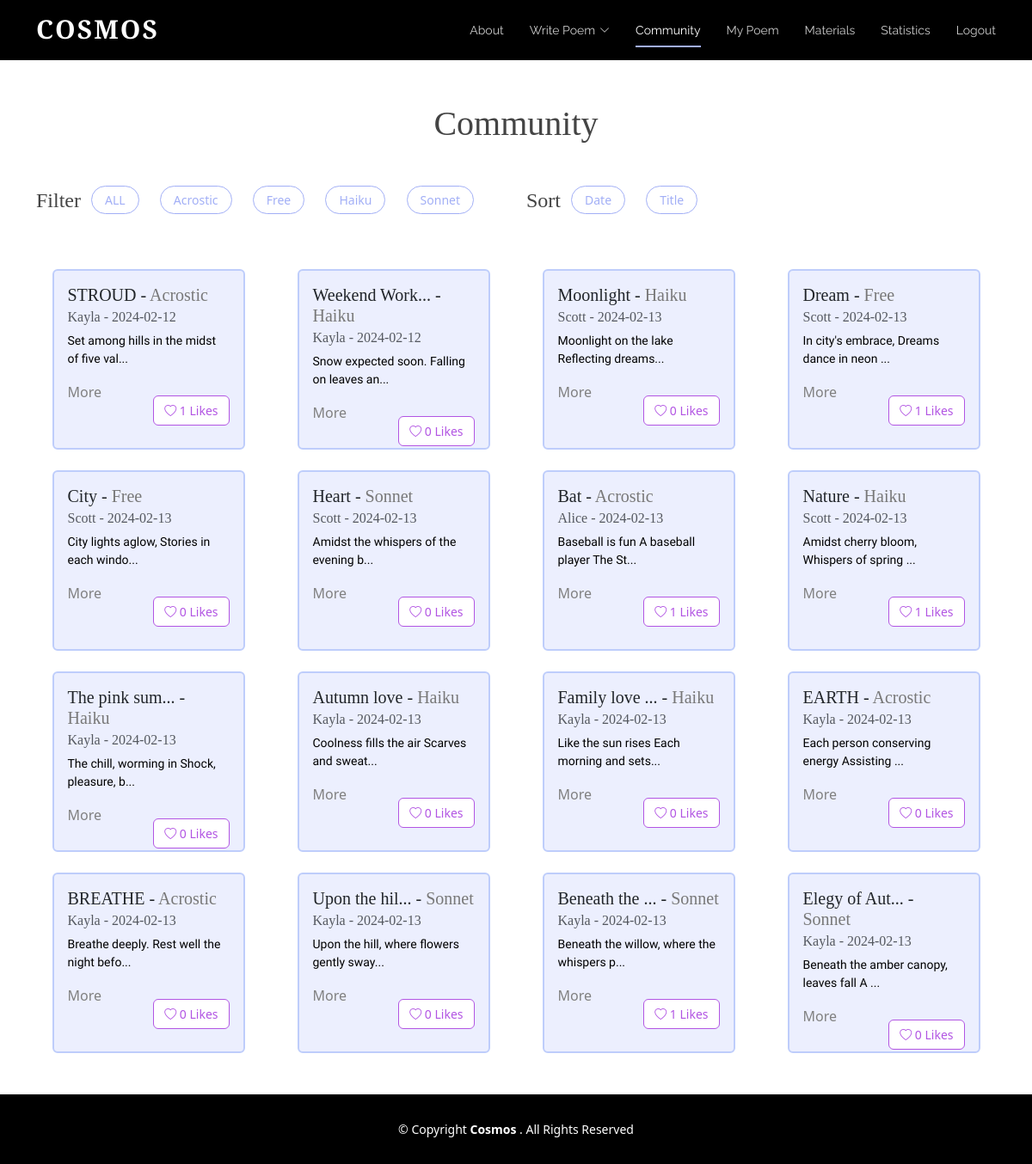
Screenshot of /board (signed in) with the database file from the repository.
### tables this page shows
CREATE TABLE "Poem" (
	"username"	TEXT,
	"content"	TEXT,
	"date"	TEXT,
	"title"	TEXT,
	"type"	TEXT
, "id"	INTEGER, "numLikes"	INTEGER, "sentiment"	INTEGER);

### app.py (the view)
@app.route("/board", methods=['GET', 'POST'])
def board():
	isLogin = False
	if request.method == "POST":
		pass
	else:
		isLogin = True
		conn = sqlite3.connect('static/database.db')
		cursor = conn.cursor()
		query = """
			SELECT P.username, P.content, P.date, P.title, P.type,P.id, P.numLikes,
				   COALESCE(L.liked, 0) AS liked
			FROM Poem P
			LEFT JOIN Likes L ON P.id = L.poem_id AND L.username = ?
		"""
		cursor.execute(query, (session.get("username"),))
		rows = cursor.fetchall()
		num_poems = len(rows)
		usernames = []  # ["scott", "alice"]
		contents = []  # ["poem...", "poem2..."]
		dates = []  # ["2023-12-12", "2022-10-10"]
		titles = []
		types = []
		likes = []
		ids = []
		num_likes = []
		for row in rows:
			usernames.append(row[0])
			contents.append(row[1])
			dates.append(row[2])
			titles.append(row[3])
			types.append(row[4].title())
			likes.append(row[7])
			num_likes.append(row[6])
			ids.append(row[5])
		print(likes)
		print(ids)
		print("AAAAA",num_poems)
		if "username" not in session:
			isLogin = False
			return redirect(url_for('login'))
		else:
			isLogin = True
		return render_template('board.html',ids=ids, usernames=usernames, contents=contents,
							   dates=dates, titles=titles, types=types, liked_status=likes,
							   num_poems=num_poems, num_likes = num_likes,isLogin=isLogin)

### templates/board.html (shortened to what this page needs)
<!DOCTYPE html>
<html lang="en">
  <head>
    <link href="../static/vendor/aos/aos.css" rel="stylesheet">
    <link href="../static/vendor/bootstrap/css/bootstrap.min.css" rel="stylesheet">
    <link href="../static/vendor/bootstrap-icons/bootstrap-icons.css" rel="stylesheet">
    <link href="../static/vendor/boxicons/css/boxicons.min.css" rel="stylesheet">
    <link href="../static/vendor/glightbox/css/glightbox.min.css" rel="stylesheet">
    <link href="../static/vendor/swiper/swiper-bundle.min.css" rel="stylesheet">
    <link href="../static/css/style.css" rel="stylesheet">
  </head>
<body class="d-flex flex-column min-vh-100">
      <header id="header" class="fixed-top d-flex align-items-center">
        <div class="container d-flex justify-content-between">
          <div class="logo">
            <h1><a href="{{url_for('index')}}">Cosmos
</a></h1>
          </div>
          <nav id="navbar" class="navbar">
        <ul>
          <li><a class="nav-link scrollto" href="{{url_for('index')}}#about">About</a></li>
          <li class="dropdown"><a href="{{url_for('bwrite')}}"><span>Write Poem</span> <i class="bi bi-chevron-down"></i></a>
          </li>
          <li><a class="nav-link scrollto active" href="{{url_for('board')}}">Community</a></li>
                      <li><a class="nav-link scrollto" href="{{url_for('mypage')}}">My Poem</a></li>
          <li><a class="nav-link scrollto" href="{{url_for('tube')}}">Materials</a></li>
          <li><a class="nav-link scrollto" href="{{url_for('statistics')}}">Statistics</a></li>
          {% if isLogin %}
            <li><a class="nav-link scrollto" href="{{url_for('logout')}}">Logout</a></li>
          {% else %}
            <li><a class="nav-link scrollto" href="{{url_for('login')}}">Login</a></li>
          {% endif %}
        </ul>
          </nav>
        </div>
      </header>
  <main class="flex-grow-1">
        <div class="container board-top">
          <h1 class="mb-5 text-center">Community</h1>
          <div class="row mb-4">
            <div class="col-lg-6 d-flex">
                <h4>Filter </h4>
                <ul class="poem-filters">
                  <span class="minor"><li data-filter = "*">ALL</li></span>
                    <li data-filter = ".filter-Acrostic">Acrostic</li>
                    <li data-filter = ".filter-Free">Free</li>
                  <li data-filter = ".filter-Haiku">Haiku</li>
                  <li data-filter = ".filter-Sonnet">Sonnet</li>
                </ul>
            </div>
            <div class="col-lg-6 d-flex">
                <h4>Sort </h4>
                <ul class="poem-filters">
                    <li class="sorting" data-sort-by ="date">Date</li>
                    <li class="sorting"  data-sort-by ="title">Title</li>
                </ul>
            </div>
          </div>
          <div class="row poem-container">
            {% for i in range(num_poems) %}
              {% if i < 4 %}
                <div class="col-md-6 col-lg-3 poem-item filter-{{types[i]}} mt-3 mt-md-4" data-title="{{titles[i]}}" data-date="{{dates[i][0:10]}}" data-type="{{types[i]}}"data-poem-id="{{ ids[i] }}">
              {% else %}
                <div class="col-md-6 col-lg-3 poem-item filter-{{types[i]}} mt-3 mt-md-4 mt-lg-4"data-title="{{titles[i]}}"  data-date="{{ dates[i][0:10]}}" data-type="{{types[i]}}"data-poem-id="{{ ids[i] }}">
              {% endif %}
              <div class="card poem-card mx-auto" style="width: 18rem;">
                <div class="card-body">
                    {% if titles[i]|length < 12 %}
                  <h5 class="card-title"><span class="title">{{titles[i]}}</span> - <span class="board-poemtype type">{{types[i]}}</span></h5>
                    {% else %}
                                      <h5 class="card-title"><span class="title">{{titles[i][0:12]}}...</span> - <span class="board-poemtype type">{{types[i]}}</span></h5>
                    {% endif %}
                  <h6 class="card-subtitle mb-2 text-muted">{{usernames[i]}} - <span class="date">{{dates[i][0:10]}}</span></h6>
                            {% if contents[i][:45]|length < 25 %}
                          <p class="card-text mytext">{{contents[i][0:40]}} ...</p>
                    <br>
                            {% else %}
                             <p class="card-text mytext">{{contents[i][0:40]}}...</p>
                            {% endif %}
                <div class="d-flex justify-content-between">
                  <a class="card-link" data-bs-toggle="modal" data-bs-target="#poemModal" data-poem-id="{{ ids[i] }}" data-title="{{titles[i]}}" data-type="{{types[i]}}" data-username="{{usernames[i]}}" data-date="{{dates[i][0:10]}}" data-content="{{contents[i]}}">
  More
</a>
                    {% if liked_status[i] == 1 %}
                  <div class="text-right">
                    <button class="mt-3 btn btn-outline-danger like-button really-like" data-poem-id="{{ ids[i] }}" data-username="{{ usernames[i] }}" data-liked="{{ liked_status[i] }}">
      <i class="bi bi-heart-fill"></i> <span class="like-count">{{ num_likes[i] }}</span> Likes
                    </button>
                  </div>
                    {%else %}
                                      <div class="text-right">
                    <button class="mt-3 btn btn-outline-danger like-button" data-poem-id="{{ ids[i] }}" data-username="{{ usernames[i] }}" data-liked="{{ liked_status[i] }}">
      <i class="bi bi-heart"></i> <span class="like-count">{{ num_likes[i] }}</span> Likes
                    </button>
                  </div>
                    {% endif %}
                </div>
                </div>
              </div>
            </div>
            {% endfor %}
          </div>
        </div>
      </main>
  <footer id="footer" class="mt-5">
    <div class="container">
      <div class="copyright">
        &copy; Copyright <strong><span>Cosmos
</span></strong>. All Rights Reserved
      </div>
    </div>
  </footer>
  </body>
</html>

### static/css/style.css (style rules this page uses)
body { color: #444444; }
a { color: #1bac91; text-decoration: none; }
h1, h2, h3, h4, h5, h6 { font-family: 'Cormorant Garamond', serif; }
#header { height: 70px; transition: all 0.5s; z-index: 997; background: #000; }
#header .logo h1 { font-size: 30px; margin: 0; padding: 6px 0; line-height: 1; font-weight: 700; letter-spacing: 2px; text-transform: uppercase; }
#header .logo h1 a, #header .logo h1 a:hover { color: #fff; text-decoration: none; }
.navbar { padding: 0; }
.navbar ul { margin: 0; padding: 0; display: flex; list-style: none; align-items: center; }
.navbar li { position: relative; }
.navbar>ul>li+li { margin-left: 30px; }
.navbar a, .navbar a:focus { display: flex; align-items: center; justify-content: space-between; padding: 12px 0; font-size: 14px; font-family: "Raleway", sans-serif; color: rgba(255, 255, 255, 0.8); white-space: nowrap; transition: 0.3s; position: relative; }
.navbar a i, .navbar a:focus i { font-size: 12px; line-height: 0; margin-left: 5px; }
.navbar>ul>li>a:before { content: ""; position: absolute; width: 100%; height: 2px; bottom: 3px; left: 0; background-color: #A2AFF6; visibility: hidden; width: 0px; transition: all 0.3s ease-in-out 0s; }
.navbar a:hover:before, .navbar li:hover>a:before, .navbar .active:before { visibility: visible; width: 100%; }
.navbar a:hover, .navbar .active, .navbar .active:focus, .navbar li:hover>a { color: #fff; }
#footer { background: black; padding: 0 0 30px 0; color: #fff; font-size: 14px; }
#footer .copyright { text-align: center; padding-top: 30px; }
body p { color: black; font-family: 'Nanum Myeongjo', serif; }
body a { color: gray; }
body { margin: 0; }
.board-top { margin-top: 120px; }
.board-poemtype { color:#787878; }
.poem-filters { list-style: none; margin-left: -20px; }
.board-top h4 { margin-top: 3px; }
.poem-filters li { cursor: pointer; font-size: 14px; display: inline-block; background: white; border: 1px solid #A2AFF6; padding: 5px 15px 5px 15px; border-radius: 50px; margin-right: 20px; color: #A2AFF6; font-weight: 500; }
.card-link { cursor:pointer }
.like-button { font-size:14px; }
.btn-outline-danger { background-color:white !important; color:#B255E3 !important; border:1px solid #B255E3 !important; }
.poem-card { width: 17rem !important; height: 210px; background-color:#ECEFFE; border: 2px solid #BECDFB; transition: transform 0.3s ease-in-out; }
@media (max-width: 1200px) { .mytext { font-size:14px !important; } }
@media (max-width: 1200px) { .poem-card { width:14rem !important; } }

### rows the page displays
Poem: title "STROUD", username "Kayla", date "2024-02-12", content "Set among hills in the midst of five val"
Poem: title "Weekend Work", username "Kayla", date "2024-02-12", content "Snow expected soon. Falling on leaves an"
Poem: title "Moonlight", username "Scott", date "2024-02-13", content "Moonlight on the lake Reflecting dreams"
Poem: title "Dream", type "Free", username "Scott", date "2024-02-13", content "In city's embrace, Dreams dance in neon", num_likes "1"
Poem: title "City", type "Free", username "Scott", date "2024-02-13", content "City lights aglow, Stories in each windo", num_likes "0"
Poem: title "Heart", username "Scott", date "2024-02-13", content "Amidst the whispers of the evening b"
Poem: title "Bat", username "Alice", date "2024-02-13", content "Baseball is fun A baseball player The St"
Poem: title "Nature", type "Haiku", username "Scott", date "2024-02-13", content "Amidst cherry bloom, Whispers of spring", numLikes "1"
Poem: title "The pink sum", username "Kayla", date "2024-02-13", content "The chill, worming in Shock, pleasure, b"
Poem: title "Autumn love", username "Kayla", date "2024-02-13", content "Coolness fills the air Scarves and sweat"
Poem: title "Family love", username "Kayla", date "2024-02-13", content "Like the sun rises Each morning and sets"
Poem: title "EARTH", username "Kayla", date "2024-02-13", content "Each person conserving energy Assisting"
Poem: title "BREATHE", username "Kayla", date "2024-02-13", content "Breathe deeply. Rest well the night befo"
Poem: title "Upon the hil", username "Kayla", date "2024-02-13", content "Upon the hill, where flowers gently sway"
Poem: title "Beneath the", username "Kayla", date "2024-02-13", content "Beneath the willow, where the whispers p"
Poem: title "Elegy of Aut", username "Kayla", date "2024-02-13", content "Beneath the amber canopy, leaves fall A"

### other values shown
{{ types[i] }} "Acrostic" "Haiku" "Sonnet" "Acrostic" "Haiku" "Acrostic" "Acrostic"
{{ num_likes[i] }} "1" "0" "0" "0" "1" "0" "0" "0" "0" "0" "0" "1" "0"
{{ types[i] }} "Haiku" "Haiku" "Haiku" "Sonnet" "Sonnet" "Sonnet"
